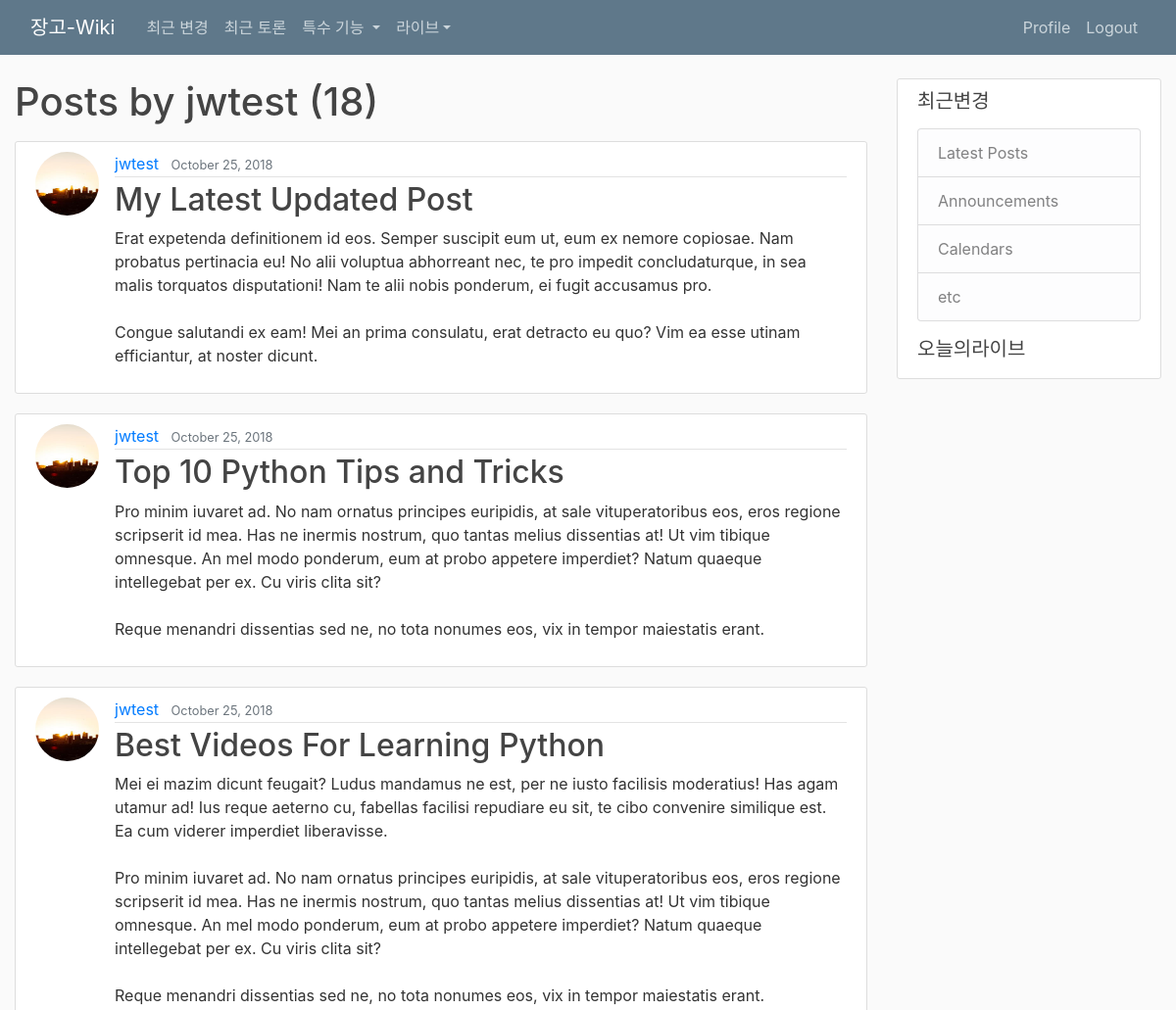
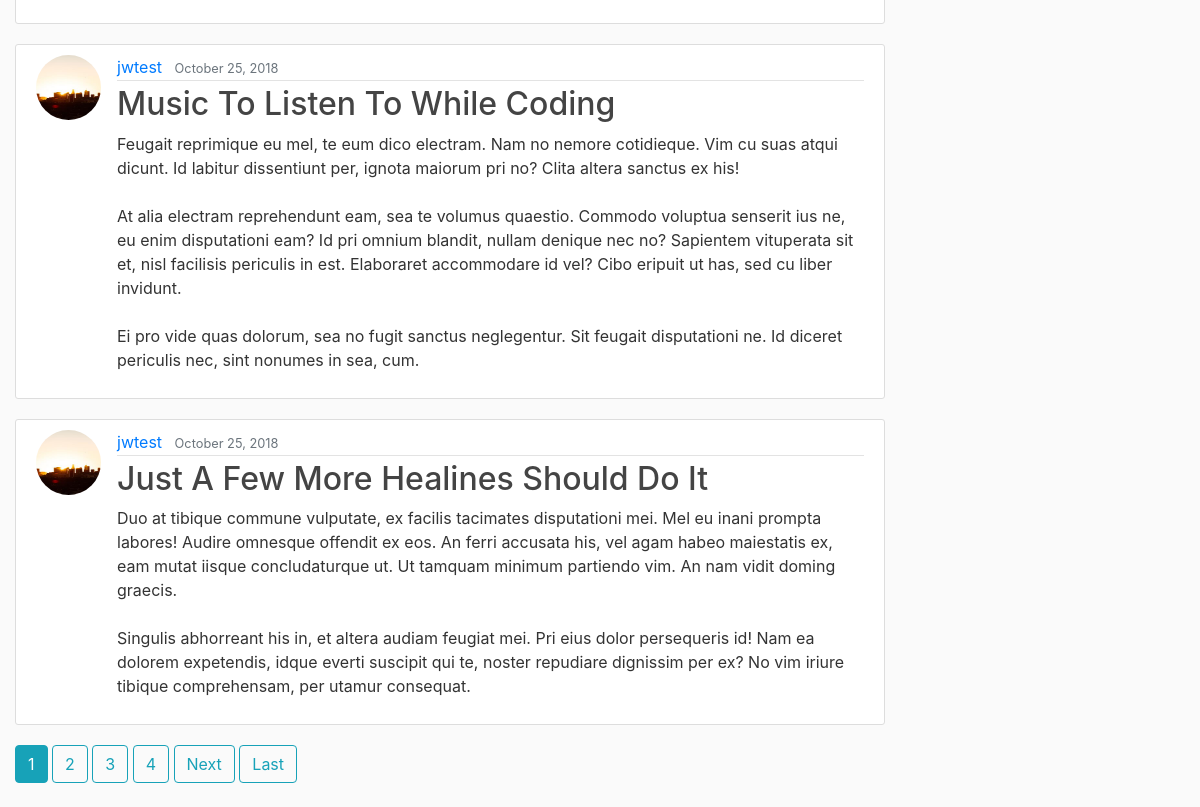
Screenshot of /blog/user/jwtest (signed in) with the database file from the repository (2 pictures, top to bottom).
### blog/models.py (models this page shows, shortened)
class Post(models.Model):
    title = models.CharField(max_length = 100)
    content = models.TextField()
    date_posted = models.DateTimeField(default=timezone.now)
    author = models.ForeignKey(User, on_delete=models.CASCADE)

### users/models.py (models this page shows, shortened)
class Profile(models.Model):
    user = models.OneToOneField(User, on_delete=models.CASCADE)
    image = models.ImageField(default='default.jpg', upload_to='profile_pics')

### blog/views.py (the view)
# urls.py: path('user/<str:username>', UserPostListView.as_view(), name='user-posts'),
class UserPostListView(ListView):
    model = Post
    template_name = 'blog/user_posts.html'
    context_object_name = 'posts'
    paginate_by = 5
    def get_queryset(self):
        user = get_object_or_404(User, username=self.kwargs.get('username'))
        return Post.objects.filter(author=user).order_by('-date_posted')

### blog/templates/blog/user_posts.html (shortened to what this page needs)
{% extends "blog/base.html" %}
{% block content %}
<h1 class="mb-3">Posts by {{ view.kwargs.username  }} ({{ page_obj.paginator.count }})</h1>
    {% for post in posts %}
        <article class="media content-section">
            <img src="{{ post.author.profile.image.url }}" class="rounded-circle article-img">
            <div class="media-body">
            <div class="article-metadata">
                <a class="mr-2" href="{% url 'user-posts' post.author.username %}">{{ post.author }}</a>
                <small class="text-muted">{{ post.date_posted|date:"F d, Y" }}</small>
            </div>
            <h2><a class="article-title" href="{% url 'post-detail' post.id %}">{{ post.title }}</a></h2>
            <p class="article-content">{{ post.content }}</p>
            </div>
          </article>
    {% endfor %}
    {% if is_paginated %}
          {% for num in page_obj.paginator.page_range %}
            {% if page_obj.number == num %}
                <a href="?page={{ num }}" class="btn btn-info mb-4">{{ num }}</a>
            {% elif num > page_obj.number|add:'-5' and num < page_obj.number|add:'5' %}
                <a href="?page={{ num }}" class="btn btn-outline-info mb-4">{{ num }}</a>
            {% endif %}
          {% endfor %}
          {% if page_obj.has_next %}
            <a href="?page={{ page_obj.next_page_number }}" class="btn btn-outline-info mb-4">Next</a>
            <a href="?page={{ page_obj.paginator.num_pages }}" class="btn btn-outline-info mb-4">Last</a>
          {% endif %}
    {% endif %}
{% endblock content %}

### blog/static/blog/main.css (style rules this page uses)
body { background: #fafafa; color: #333333; margin-top: 5rem; }
h1, h2, h3, h4, h5, h6 { color: #444444; }
.content-section { background: #ffffff; padding: 10px 20px; border: 1px solid #dddddd; border-radius: 3px; margin-bottom: 20px; }
.article-title { color: #444444; }
.article-content { white-space: pre-line; }
.article-img { height: 65px; width: 65px; margin-right: 16px; }
.article-metadata { padding-bottom: 1px; margin-bottom: 4px; border-bottom: 1px solid #e3e3e3 }

### rows the page displays
Post: author.profile.image (picture), author "jwtest", date_posted "October 25, 2018", title "My Latest Updated Post", content "Erat expetenda definitionem id eos. Semper suscipit eum ut, eum ex nemore copiosae. Nam probatus pertinacia eu! No alii voluptua abhorreant nec, te pro impedit concludaturque, in sea malis torquatos disputationi! Nam te alii nobis ponderum, ei fugit accusamus pro. Congue salutandi ex eam! Mei an prima consulatu, erat detracto eu quo? Vim ea esse utinam efficiantur, at noster dicunt."
Post: author.profile.image (picture), author "jwtest", date_posted "October 25, 2018", title "Top 10 Python Tips and Tricks", content "Pro minim iuvaret ad. No nam ornatus principes euripidis, at sale vituperatoribus eos, eros regione scripserit id mea. Has ne inermis nostrum, quo tantas melius dissentias at! Ut vim tibique omnesque. An mel modo ponderum, eum at probo appetere imperdiet? Natum quaeque intellegebat per ex. Cu viris clita sit? Reque menandri dissentias sed ne, no tota nonumes eos, vix in tempor maiestatis erant."
Post: author.profile.image (picture), author "jwtest", date_posted "October 25, 2018", title "Best Videos For Learning Python", content "Mei ei mazim dicunt feugait? Ludus mandamus ne est, per ne iusto facilisis moderatius! Has agam utamur ad! Ius reque aeterno cu, fabellas facilisi repudiare eu sit, te cibo convenire similique est. Ea cum viderer imperdiet liberavisse. Pro minim iuvaret ad. No nam ornatus principes euripidis, at sale vituperatoribus eos, eros regione scripserit id mea. Has ne inermis nostrum, quo tantas melius dissentias at! Ut vim tibique omnesque. An mel modo ponderum, eum at probo appetere imperdiet? Natum quaeque intellegebat per ex. Cu viris clita sit? Reque menandri dissentias sed ne, no tota nonumes eos, vix in tempor maiestatis erant."
Post: author.profile.image (picture), author "jwtest", date_posted "October 25, 2018", title "Music To Listen To While Coding", content "Feugait reprimique eu mel, te eum dico electram. Nam no nemore cotidieque. Vim cu suas atqui dicunt. Id labitur dissentiunt per, ignota maiorum pri no? Clita altera sanctus ex his! At alia electram reprehendunt eam, sea te volumus quaestio. Commodo voluptua senserit ius ne, eu enim disputationi eam? Id pri omnium blandit, nullam denique nec no? Sapientem vituperata sit et, nisl facilisis periculis in est. Elaboraret accommodare id vel? Cibo eripuit ut has, sed cu liber invidunt. Ei pro vide quas dolorum, sea no fugit sanctus neglegentur. Sit feugait disputationi ne. Id diceret periculis nec, sint nonumes in sea, cum."
Post: author.profile.image (picture), author "jwtest", date_posted "October 25, 2018", title "Just A Few More Healines Should Do It", content "Duo at tibique commune vulputate, ex facilis tacimates disputationi mei. Mel eu inani prompta labores! Audire omnesque offendit ex eos. An ferri accusata his, vel agam habeo maiestatis ex, eam mutat iisque concludaturque ut. Ut tamquam minimum partiendo vim. An nam vidit doming graecis. Singulis abhorreant his in, et altera audiam feugiat mei. Pri eius dolor persequeris id! Nam ea dolorem expetendis, idque everti suscipit qui te, noster repudiare dignissim per ex? No vim iriure tibique comprehensam, per utamur consequat."

### other values shown
{{ view.kwargs.username }} "jwtest"
{{ page_obj.paginator.count }} "18"
{{ num }} "1"
{{ num }} "2" "3" "4"
